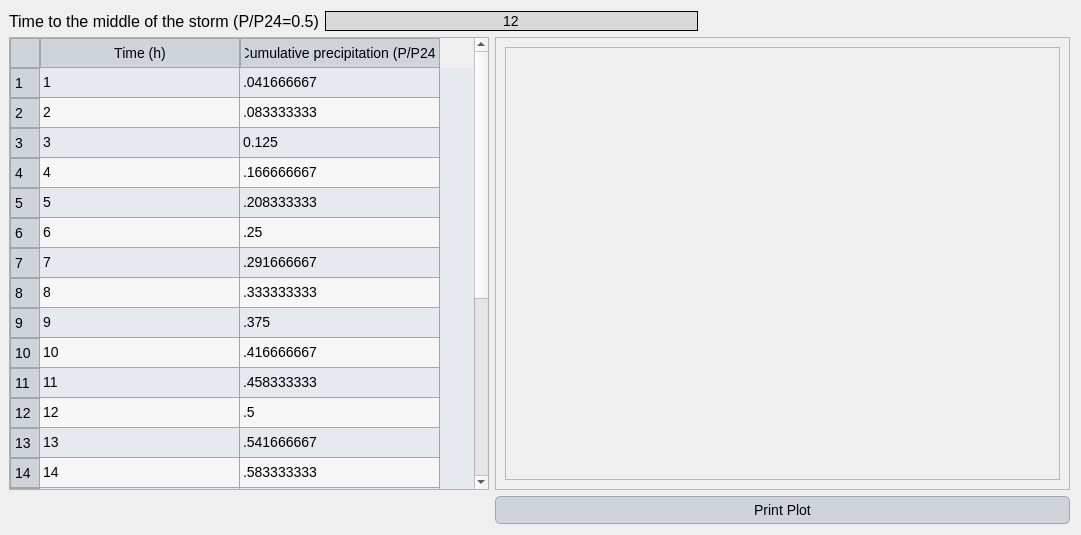
<?xml version="1.0" encoding="UTF-8"?>
<ui version="4.0">
 <class>Dialog</class>
 <widget class="QDialog" name="Dialog">
  <property name="geometry">
   <rect>
    <x>0</x>
    <y>0</y>
    <width>1081</width>
    <height>535</height>
   </rect>
  </property>
  <property name="windowTitle">
   <string>User defined storm type</string>
  </property>
  <property name="styleSheet">
   <string notr="true">QLabel {
    font-family: 'Georgia'; /* Cambiar la fuente a Georgia */
    font-size: 16px; /* Cambiar el tamaño de la fuente */
    color: #000000; /* Color del texto (blanco) */
}

QLineEdit {
    font-family: 'Georgia'; /* Cambiar la fuente a Georgia */
    font-size: 14px; /* Cambiar el tamaño de la fuente */
    color: #000000; /* Color del texto (blanco) */
    background-color: #f0f0f0; /* Color de fondo del QLineEdit */
    border: 1px solid #000000; /* Borde blanco */
}

QComboBox {
    font-family: 'Georgia'; /* Cambiar la fuente a Georgia */
    font-size: 14px; /* Cambiar el tamaño de la fuente */
    color: #000000; /* Color del texto (blanco) */
    background-color: #cfd4da; /* Fondo oscuro del ComboBox */
}

QRadioButton {
    font-family: 'Georgia'; /* Cambiar la fuente a Georgia */
    font-size: 14px; /* Cambiar el tamaño de la fuente */
    color: #000000; /* Color del texto (blanco) */
}

QCheckBox {
    font-family: 'Georgia'; /* Cambiar la fuente a Georgia */
    font-size: 14px; /* Cambiar el tamaño de la fuente */
    color: #000000; /* Color del texto (blanco) */
}

/* Cambiar la fuente y estilo de los QPushButton */
QPushButton {
    font-family: 'Georgia'; /* Cambiar la fuente */
    font-size: 14px; /* Cambiar el tamaño de la fuente */
    color: #000000; /* Color del texto negro */
    background-color: #cfd4da; /* Fondo gris claro */
    border: 1px solid #a1a6ad; /* Borde gris medio */
    border-radius: 5px; /* Bordes redondeados */
    padding: 5px; /* Espaciado interno */
}

/* Estilo cuando el ratón pasa sobre el botón */
QPushButton:hover {
    color: #000000; /* Mantener el texto negro */
    background-color: #b7bcc3; /* Fondo gris un poco más oscuro al pasar el mouse */
}

/* Estilo cuando el botón está presionado */
QPushButton:pressed {
    background-color: #a6acb3; /* Fondo ligeramente más oscuro al presionar */
    color: #000000; /* Mantener el texto negro cuando se presiona */
}



/* Estilo general para QTableWidget y QTableView */
QTableWidget, QTableView {
    font-family: 'Georgia'; /* Cambiar la fuente a Georgia */
    font-size: 14px; /* Tamaño de la fuente */
    color: #000000; /* Color del texto negro */
    background-color: #e6e9ed; /* Fondo gris claro para la tabla */
    gridline-color: #a1a6ad; /* Color de las líneas de la tabla (gris medio) */
    selection-background-color: #b7bcc3; /* Color de fondo cuando se selecciona una celda (gris suave) */
    selection-color: #000000; /* Color del texto cuando la celda está seleccionada (negro) */
}

/* Estilo para el encabezado horizontal de la tabla */
QHeaderView::section {
    font-family: 'Georgia'; /* Cambiar la fuente a Georgia */
    font-size: 14px; /* Tamaño de la fuente */
    color: #000000; /* Color del texto negro */
    background-color: #cfd4da; /* Fondo gris claro del encabezado */
    border: 1px solid #a1a6ad; /* Borde gris medio entre las secciones */
    padding: 4px; /* Espaciado interno en el encabezado */
}

/* Estilo para las celdas de la tabla al pasar el mouse */
QTableWidget::item:hover, QTableView::item:hover {
    background-color: #b7bcc3; /* Fondo gris suave al pasar el mouse */
    color: #000000; /* Mantener el texto negro */
}

/* Estilo para las celdas cuando están seleccionadas */
QTableWidget::item:selected, QTableView::item:selected {
    background-color: #a6acb3; /* Fondo gris intermedio cuando está seleccionado */
    color: #000000; /* Texto negro cuando está seleccionado */
}

/* Ajustar el tamaño de las celdas */
QTableWidget::item, QTableView::item {
    padding: 4px; /* Espaciado interno de las celdas */
}

/* Estilo para el borde inferior de la tabla */
QTableCornerButton::section {
    background-color: #cfd4da; /* Fondo del botón de esquina */
    border: 1px solid #a1a6ad; /* Borde gris medio del botón de esquina */
}</string>
  </property>
  <layout class="QGridLayout" name="gridLayout_2">
   <property name="leftMargin">
    <number>9</number>
   </property>
   <property name="horizontalSpacing">
    <number>6</number>
   </property>
   <item row="1" column="0">
    <widget class="QTableWidget" name="tableWidget">
     <property name="minimumSize">
      <size>
       <width>480</width>
       <height>0</height>
      </size>
     </property>
     <property name="maximumSize">
      <size>
       <width>380</width>
       <height>16777215</height>
      </size>
     </property>
     <property name="sizeIncrement">
      <size>
       <width>0</width>
       <height>0</height>
      </size>
     </property>
     <property name="dragEnabled">
      <bool>false</bool>
     </property>
     <property name="alternatingRowColors">
      <bool>true</bool>
     </property>
     <property name="iconSize">
      <size>
       <width>0</width>
       <height>0</height>
      </size>
     </property>
     <property name="sortingEnabled">
      <bool>false</bool>
     </property>
     <property name="wordWrap">
      <bool>true</bool>
     </property>
     <attribute name="horizontalHeaderMinimumSectionSize">
      <number>200</number>
     </attribute>
     <row>
      <property name="text">
       <string>1</string>
      </property>
     </row>
     <row>
      <property name="text">
       <string>2</string>
      </property>
     </row>
     <row>
      <property name="text">
       <string>3</string>
      </property>
     </row>
     <row>
      <property name="text">
       <string>4</string>
      </property>
     </row>
     <row>
      <property name="text">
       <string>5</string>
      </property>
     </row>
     <row>
      <property name="text">
       <string>6</string>
      </property>
     </row>
     <row>
      <property name="text">
       <string>7</string>
      </property>
     </row>
     <row>
      <property name="text">
       <string>8</string>
      </property>
     </row>
     <row>
      <property name="text">
       <string>9</string>
      </property>
     </row>
     <row>
      <property name="text">
       <string>10</string>
      </property>
     </row>
     <row>
      <property name="text">
       <string>11</string>
      </property>
     </row>
     <row>
      <property name="text">
       <string>12</string>
      </property>
     </row>
     <row>
      <property name="text">
       <string>13</string>
      </property>
     </row>
     <row>
      <property name="text">
       <string>14</string>
      </property>
     </row>
     <row>
      <property name="text">
       <string>15</string>
      </property>
     </row>
     <row>
      <property name="text">
       <string>16</string>
      </property>
     </row>
     <row>
      <property name="text">
       <string>17</string>
      </property>
     </row>
     <row>
      <property name="text">
       <string>18</string>
      </property>
     </row>
     <row>
      <property name="text">
       <string>19</string>
      </property>
     </row>
     <row>
      <property name="text">
       <string>20</string>
      </property>
     </row>
     <row>
      <property name="text">
       <string>21</string>
      </property>
     </row>
     <row>
      <property name="text">
       <string>22</string>
      </property>
     </row>
     <row>
      <property name="text">
       <string>23</string>
      </property>
     </row>
     <row>
      <property name="text">
       <string>24</string>
      </property>
     </row>
     <column>
      <property name="text">
       <string>Time (h)</string>
      </property>
      <property name="textAlignment">
       <set>AlignCenter</set>
      </property>
     </column>
     <column>
      <property name="text">
       <string>Cumulative precipitation (P/P24)</string>
      </property>
      <property name="whatsThis">
       <string/>
      </property>
      <property name="font">
       <font>
        <pointsize>8</pointsize>
        <weight>50</weight>
        <italic>false</italic>
        <bold>false</bold>
        <underline>false</underline>
        <strikeout>false</strikeout>
        <stylestrategy>PreferDefault</stylestrategy>
       </font>
      </property>
      <property name="textAlignment">
       <set>AlignCenter</set>
      </property>
     </column>
     <item row="0" column="0">
      <property name="text">
       <string>1</string>
      </property>
      <property name="flags">
       <set>ItemIsSelectable|ItemIsEditable|ItemIsDragEnabled|ItemIsUserCheckable|ItemIsEnabled</set>
      </property>
     </item>
     <item row="0" column="1">
      <property name="text">
       <string>.041666667</string>
      </property>
     </item>
     <item row="1" column="0">
      <property name="text">
       <string>2</string>
      </property>
     </item>
     <item row="1" column="1">
      <property name="text">
       <string>.083333333</string>
      </property>
     </item>
     <item row="2" column="0">
      <property name="text">
       <string>3</string>
      </property>
     </item>
     <item row="2" column="1">
      <property name="text">
       <string>0.125</string>
      </property>
     </item>
     <item row="3" column="0">
      <property name="text">
       <string>4</string>
      </property>
     </item>
     <item row="3" column="1">
      <property name="text">
       <string>.166666667</string>
      </property>
     </item>
     <item row="4" column="0">
      <property name="text">
       <string>5</string>
      </property>
     </item>
     <item row="4" column="1">
      <property name="text">
       <string>.208333333</string>
      </property>
     </item>
     <item row="5" column="0">
      <property name="text">
       <string>6</string>
      </property>
     </item>
     <item row="5" column="1">
      <property name="text">
       <string>.25</string>
      </property>
     </item>
     <item row="6" column="0">
      <property name="text">
       <string>7</string>
      </property>
     </item>
     <item row="6" column="1">
      <property name="text">
       <string>.291666667</string>
      </property>
     </item>
     <item row="7" column="0">
      <property name="text">
       <string>8</string>
      </property>
     </item>
     <item row="7" column="1">
      <property name="text">
       <string>.333333333</string>
      </property>
     </item>
     <item row="8" column="0">
      <property name="text">
       <string>9</string>
      </property>
     </item>
     <item row="8" column="1">
      <property name="text">
       <string>.375</string>
      </property>
     </item>
     <item row="9" column="0">
      <property name="text">
       <string>10</string>
      </property>
     </item>
     <item row="9" column="1">
      <property name="text">
       <string>.416666667</string>
      </property>
     </item>
     <item row="10" column="0">
      <property name="text">
       <string>11</string>
      </property>
     </item>
     <item row="10" column="1">
      <property name="text">
       <string>.458333333</string>
      </property>
     </item>
     <item row="11" column="0">
      <property name="text">
       <string>12</string>
      </property>
     </item>
     <item row="11" column="1">
      <property name="text">
       <string>.5</string>
      </property>
     </item>
     <item row="12" column="0">
      <property name="text">
       <string>13</string>
      </property>
     </item>
     <item row="12" column="1">
      <property name="text">
       <string>.541666667</string>
      </property>
     </item>
     <item row="13" column="0">
      <property name="text">
       <string>14</string>
      </property>
     </item>
     <item row="13" column="1">
      <property name="text">
       <string>.583333333</string>
      </property>
     </item>
     <item row="14" column="0">
      <property name="text">
       <string>15</string>
      </property>
     </item>
     <item row="14" column="1">
      <property name="text">
       <string>.625</string>
      </property>
     </item>
     <item row="15" column="0">
      <property name="text">
       <string>16</string>
      </property>
     </item>
     <item row="15" column="1">
      <property name="text">
       <string>.666666667</string>
      </property>
     </item>
     <item row="16" column="0">
      <property name="text">
       <string>17</string>
      </property>
     </item>
     <item row="16" column="1">
      <property name="text">
       <string>.708333333</string>
      </property>
     </item>
     <item row="17" column="0">
      <property name="text">
       <string>18</string>
      </property>
     </item>
     <item row="17" column="1">
      <property name="text">
       <string>.75</string>
      </property>
     </item>
     <item row="18" column="0">
      <property name="text">
       <string>19</string>
      </property>
     </item>
     <item row="18" column="1">
      <property name="text">
       <string>.791666667</string>
      </property>
     </item>
     <item row="19" column="0">
      <property name="text">
       <string>20</string>
      </property>
     </item>
     <item row="19" column="1">
      <property name="text">
       <string>.833333333</string>
      </property>
     </item>
     <item row="20" column="0">
      <property name="text">
       <string>21</string>
      </property>
     </item>
     <item row="20" column="1">
      <property name="text">
       <string>.875</string>
      </property>
     </item>
     <item row="21" column="0">
      <property name="text">
       <string>22</string>
      </property>
     </item>
     <item row="21" column="1">
      <property name="text">
       <string>.916666667</string>
      </property>
     </item>
     <item row="22" column="0">
      <property name="text">
       <string>23</string>
      </property>
     </item>
     <item row="22" column="1">
      <property name="text">
       <string>.958333333</string>
      </property>
     </item>
     <item row="23" column="0">
      <property name="text">
       <string>24</string>
      </property>
     </item>
     <item row="23" column="1">
      <property name="text">
       <string>1</string>
      </property>
     </item>
    </widget>
   </item>
   <item row="1" column="1">
    <widget class="QFrame" name="frame">
     <property name="minimumSize">
      <size>
       <width>400</width>
       <height>0</height>
      </size>
     </property>
     <property name="frameShape">
      <enum>QFrame::StyledPanel</enum>
     </property>
     <property name="frameShadow">
      <enum>QFrame::Raised</enum>
     </property>
     <layout class="QGridLayout" name="gridLayout">
      <item row="0" column="0">
       <widget class="QFrame" name="frame_2">
        <property name="minimumSize">
         <size>
          <width>0</width>
          <height>0</height>
         </size>
        </property>
        <property name="styleSheet">
         <string notr="true">QLineEdit {
    background-color: #d9d9d9;
}
</string>
        </property>
        <property name="frameShape">
         <enum>QFrame::StyledPanel</enum>
        </property>
        <property name="frameShadow">
         <enum>QFrame::Raised</enum>
        </property>
       </widget>
      </item>
     </layout>
    </widget>
   </item>
   <item row="0" column="0" colspan="2">
    <layout class="QHBoxLayout" name="horizontalLayout">
     <item>
      <widget class="QLabel" name="label">
       <property name="text">
        <string>Time to the middle of the storm (P/P24=0.5)</string>
       </property>
      </widget>
     </item>
     <item>
      <widget class="QLineEdit" name="half">
       <property name="enabled">
        <bool>true</bool>
       </property>
       <property name="styleSheet">
        <string notr="true">QLineEdit {
    background-color: #d9d9d9;
}</string>
       </property>
       <property name="text">
        <string>12</string>
       </property>
       <property name="alignment">
        <set>Qt::AlignCenter</set>
       </property>
       <property name="readOnly">
        <bool>true</bool>
       </property>
      </widget>
     </item>
     <item>
      <spacer name="horizontalSpacer">
       <property name="orientation">
        <enum>Qt::Horizontal</enum>
       </property>
       <property name="sizeHint" stdset="0">
        <size>
         <width>40</width>
         <height>20</height>
        </size>
       </property>
      </spacer>
     </item>
    </layout>
   </item>
   <item row="2" column="1">
    <widget class="QPushButton" name="print_graph">
     <property name="text">
      <string>Print Plot</string>
     </property>
    </widget>
   </item>
  </layout>
 </widget>
 <resources/>
 <connections/>
</ui>
